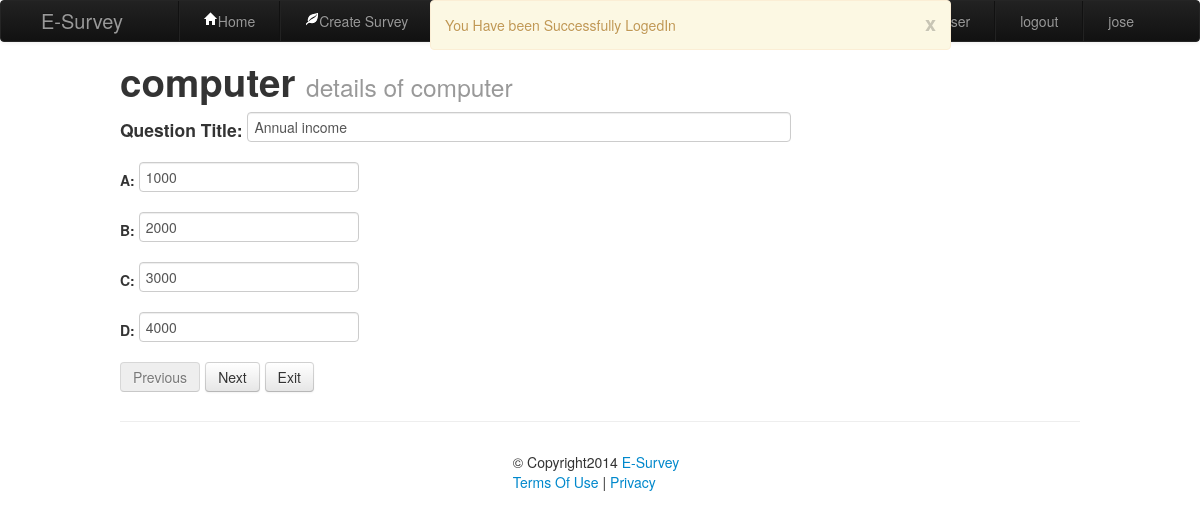
Screenshot of /createsurvey_questions.php?sid=1 (signed in) with the database file from the repository.
### tables this page shows
CREATE TABLE IF NOT EXISTS `surveys` (
  `ID` int(11) NOT NULL AUTO_INCREMENT,
  `ownerID` int(11) NOT NULL,
  `ownername` varchar(25) NOT NULL,
  `description` varchar(100) NOT NULL,
  `startdate` date NOT NULL,
  `enddate` date NOT NULL,
  `responselimit` int(11) NOT NULL,
  `category` varchar(30) NOT NULL,
  `title` varchar(50) NOT NULL,
  `isActive` char(1) NOT NULL,
  PRIMARY KEY (`ID`)
);

CREATE TABLE IF NOT EXISTS `questions` (
  `ID` int(11) NOT NULL AUTO_INCREMENT,
  `surveyid` int(11) NOT NULL,
  `title` varchar(200) NOT NULL,
  `type` varchar(20) NOT NULL,
  PRIMARY KEY (`ID`)
);

### createsurvey_questions.php (the view, shortened to what this page needs)
<?php
    $sid =$_GET["sid"];
    $dsn = 'mysql:host=127.0.0.1;dbname=dbsurvey';
    $username = 'root';
    $password = '';
    $db = new PDO($dsn, $username, $password);
    $query = "Select title,description FROM surveys where id=" . $sid ;
    $records = $db->query($query);
    $row = $records->fetch();
    $title = $row["title"];
    $description = $row["description"];
?>
<!DOCTYPE html>
<html lang="en">
    <head>
        <link href="include/bootstrap/css/bootstrap.min.css" rel="stylesheet">
        <link href="include/bootstrap/css/bootstrap-responsive.min.css" rel="stylesheet">
        <link href="include/bootstrap/css/bootstrap-responsive.css" rel="stylesheet">
    <link rel="stylesheet" type="text/css" href="css/createsurvey.css">
    </head>
    <body>
        <?php include 'header/header.php'; ?>
        <div id="container">
        <?php
        if(isset($_SESSION["name"]))
        {
            $saved_question_id = 0;
            if (isset($_POST["Control"]))
            {
                if($_POST["questionid"]>0)
                {
                    $query = "update questions set title='" . $_POST["question_title"] ."' where id=". $_POST["questionid"];
                    $records = $db->exec($query);
                    foreach($_POST as $key=>$value) {
                        if( substr($key,0,19)== "question_option_id_") {
                            $query = "update questionoptions set text='" . $_POST[$key] . "' where id=" . str_replace('question_option_id_','',$key);
                            $records = $db->exec($query);
                        }
                    }
                }
                else
                {
                    $saved_question_id=999;
                    $question_id=0;
                    if (strlen(trim($_POST["question_title"])) >0){
                        $query = "insert into questions (surveyID,title,type) values (" . $sid. ",'" . $_POST["question_title"] . "','C')";
                        $records = $db->exec($query);
                        $saved_question_id = $db->lastInsertId();
                        foreach($_POST as $key=>$value) {
                            if( substr($key,0,19)== "question_option_id_" and  strlen(trim($value))>0) {
                                $query = "insert into questionoptions (questionID,text) values ('" . $saved_question_id . "','" . $value ."')";
                                $records = $db->exec($query);
                            }
                        }
                    }
                }
                if($_POST["Control"]=="Exit")
                {
                    header("Location: createsurvey.php");
                    exit();
                }
                if ($_POST["Control"]=="Next" AND $saved_question_id==0)
                {
                    $query = "select * from questions where surveyid=" . $sid . " and id>" . $_POST["questionid"] . " limit 0,1 ;";
                    $records = $db->query($query);
                    $row = $records->fetch();
                    $question_id = $row["ID"];
                }
            }
            else
            {
                $query = "select * from questions where surveyid=" . $sid . " limit 0,1 ;";
                $records = $db->query($query);
                $row = $records->fetch();
            }
            $question_title="";
            $option = array("","","","","","");
            $option_id = array(-1,-2,-3,-4,-5);
            if(empty($row) OR $saved_question_id>0)
            {
            }
            else
            {
                $question_title = $row["title"];
                $question_id= $row["ID"];
                $query = "select * from questionoptions where questionid=". $question_id;
                $records = $db->query($query);
                for ($i=1; $i<=4; $i++)
                {
                    $row = $records->fetch();
                    if (empty($row))
                    {
                        $option[$i] ="";
                        $option_id[$i] =-1;
                    }
                    else
                    {
                        $option[$i] = $row["text"];
                        $option_id[$i] = $row["ID"];
                    }
                }
            }
        }
        ?>
            <div class="page-header">
                <form id="question_form" method="post">
                    <h1><?php echo $title; ?>  <small>  <?php echo $description; ?></small> </h1>
                    <h4>Question Title: <input type="text" class="input-xxlarge" name="question_title" value="<?php echo $question_title; ?>"> </h4>
                    <h5>A: <input type="text" name="<?php echo "question_option_id_".$option_id[1];?>" value="<?php echo $option[1];?>"></h5>
                    <h5>B: <input type="text" name="<?php echo "question_option_id_".$option_id[2];?>" value="<?php echo $option[2];?>"></h5>
                    <h5>C: <input type="text" name="<?php echo "question_option_id_".$option_id[3];?>" value="<?php echo $option[3];?>"></h5>
                    <h5>D: <input type="text" name="<?php echo "question_option_id_".$option_id[4];?>" value="<?php echo $option[4];?>"></h5>
                    <div class="btn-toolbar" role="toolbar">
                        <div class="btn-group">
                            <input type="submit" class="btn btn-default" name="Control" value="Previous" disabled=true>
                        </div>
                        <div class="btn-group">
                            <input type="submit" class="btn btn-default" name="Control" value="Next" onclick="return checkQuestionToSubmit();">
                        </div>
                        <div class="btn-group">
                            <input type="submit" class="btn btn-default" name="Control" value="Exit">
                        </div>
                    </div>
                </form>
            </div>
        </div>
    <?php include 'include/footer.php'; ?>
   <?php if (isset($_SESSION['status'])) { ?>
        <div class="alert alert-block fade in navbar-fixed-top span5 offset4 pull-right">
            <button type="button" class="close" data-dismiss="alert">x</button>
            <p> <?php
    echo $_SESSION['status'];
        ?></p>
        </div>
    <?php } ?>
</body>
</html>

### css/createsurvey.css (style rules this page uses)
#container { margin: 0 auto; width:80%; }

### rows the page displays
surveys: title "computer", description "details of computer"
questions: question_title "Annual income"

### other values shown
$_SESSION['name'] "jose"
$_SESSION['status'] "You Have been Successfully LogedIn"
